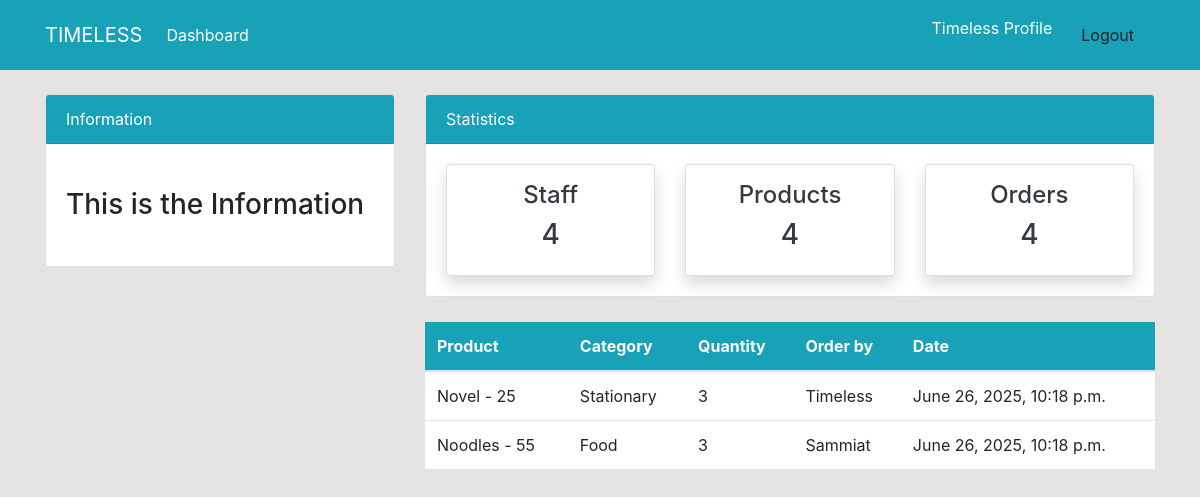
Page /order/ (signed in) on the earlier database version.
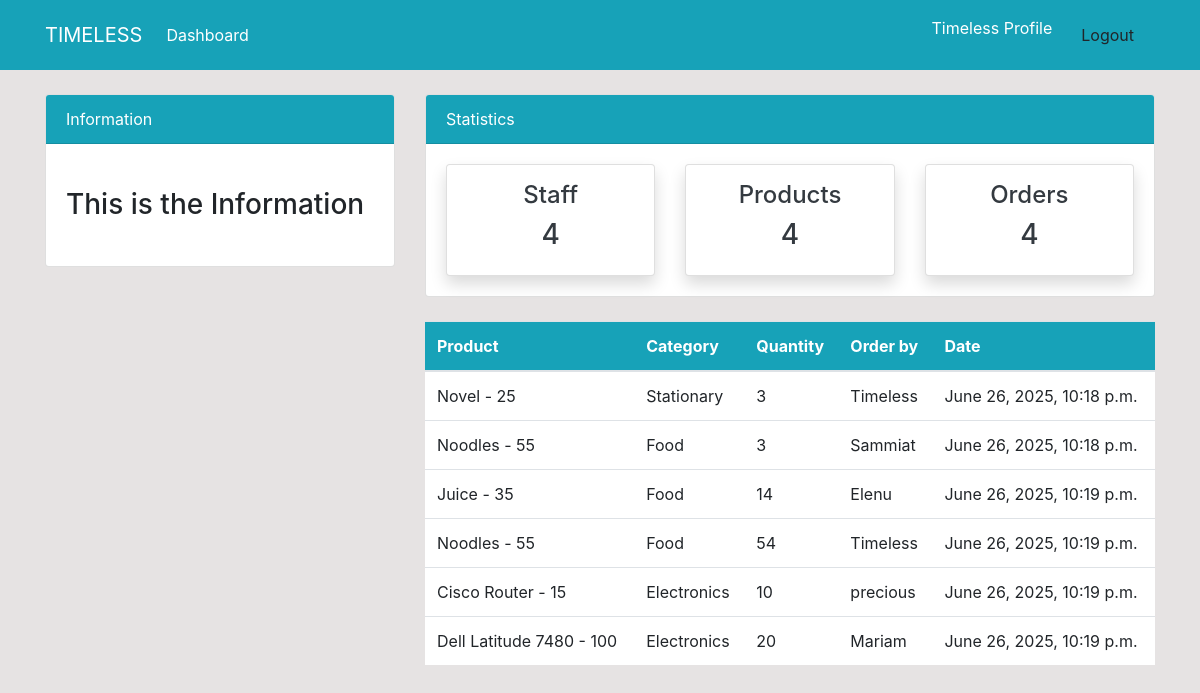
Same page on the later database version.
### dashboard/models.py (models this page shows, shortened)
class Order(models.Model):
    product = models.ForeignKey(Product, on_delete=models.CASCADE, null=True)
    staff = models.ForeignKey(User, on_delete=models.CASCADE, null=True)
    order_quantity = models.PositiveIntegerField(null=True)
    date = models.DateTimeField(auto_now_add=True)
    class Meta:
        verbose_name_plural = 'Order'

class Product(models.Model):
    name = models.CharField(max_length=100, null=True)
    category = models.CharField(max_length=20, choices=CATEGORY, null=True)
    quantity = models.PositiveIntegerField(null=True)
    class Meta:
        verbose_name_plural = 'Product'
    def __str__(self):
        return f'{self.name} - {self.quantity}'

### dashboard/views.py (the view)
# urls.py: path('order/', views.order, name='dashboard-order'),
@login_required
def order(request):
     orders = Order.objects.all()
     context = {
          'orders':orders
     }
     return render(request, 'dashboard/order.html', context)

### templates/dashboard/order.html (shortened to what this page needs)
 {% extends 'partials/base.html' %}
  {% block content %}
      {% include 'partials/topnav.html' %}
    <div class="container">
        <div class="row my-4">
            <div class="col-md-4">
            </div>
            <div class="col-md-8">
                <table class="table bg-white">
                    <thead class="bg-info">
                        <tr class="text-white">
                            <th scope="col">Product</th>
                            <th scope="col">Category</th>
                            <th scope="col">Quantity</th>
                            <th scope="col">Order by</th>
                            <th scope="col">Date</th>
                        </tr>
                    </thead>
                    <tbody>
                        {% for orders in orders%}
                        <tr>
                            <td>{{orders.product}}</td>
                            <td>{{orders.product.category}}</td>
                            <td>{{orders.order_quantity}}</td>
                            <td>
                                {{ orders.staff.username}}
                            </td>
                            <td>
                                {{ orders.date}}
                            </td>
                        </tr>
                        {% endfor %}
                    </tbody>
                </table>
            </div>
        </div>
    </div>
    {% endblock %}

### templates/partials/base.html (shortened to what this page needs)
{% load static %}
<!doctype html>
<html lang="en">
  <head>
    <link rel="stylesheet" href="https://cdn.jsdelivr.net/npm/bootstrap@4.6.2/dist/css/bootstrap.min.css">
    <link rel="stylesheet" href="{% static '/style.css' %}">
  </head>
  <body>
    {% include 'partials/nav.html' %}
    {% block content %}
    {% endblock %}
  </body>
</html>

### templates/partials/nav.html (shortened to what this page needs)
    <nav class="navbar navbar-expand-lg navbar-info bg-info">
        {% if user.is_authenticated %}
        <div class="container">
            <a class="navbar-brand text-white" href="{% url 'dashboard-index' %}">TIMELESS</a>
            <div class="collapse navbar-collapse" id="navbarSupportedContent">
                <ul class="navbar-nav mr-auto">
                    <li class="nav-item active">
                        <a class="nav-link text-white" href="{% url 'dashboard-index' %}">Dashboard </a>
                    </li>
                </ul>
                <ul class="navbar-nav ml-auto">
                    <li class="nav-item active">
                        <a class="nav-link text-white" href="{% url 'user-profile' %}">{{user.username}} Profile </a>
                    </li>
                    <form class="nav-link text-white" action="{% url 'user-logout' %}" method="post">
                         <button class="btn btn-" type="submit">Logout</button>
                    </form>
                </ul>
                {% endif %}
            </div>
        </div>
    </nav>

### templates/partials/topnav.html (shortened to what this page needs)
    <div class="container">
        <div class="row mt-4">
            <div class="col-md-4">
                <div class="card">
                    <div class="card-header bg-info text-white">
                        Information
                    </div>
                    <div class="card-body">
                        <marquee behavior="" direction="">
                            <h3 class="my-4">This is the Information</h3>
                        </marquee>
                    </div>
                </div>
            </div>
            <div class="col-md-8">
                <div class="card">
                    <div class="card-header bg-info text-white">
                        Statistics
                    </div>
                    <div class="card-body">
                        <div class="row">
                            <div class="col-md-4">
                                <a class="text-decoration-none text-dark" href="{% url 'dashboard-staff' %}" >
                                    <div class="card my-card shadow text-center p-3">
                                        <h4>Staff </h4>
                                        <h3>4</h3>
                                    </div>
                                </a>
                            </div>
                            <div class="col-md-4">
                                <a class="text-decoration-none text-dark" href="{% url 'dashboard-product' %}">
                                    <div class="card my-card shadow text-center p-3">
                                        <h4>Products </h4>
                                        <h3>4</h3>
                                    </div>
                                </a>
                            </div>
                            <div class="col-md-4">
                                <a class="text-decoration-none text-dark" href="{% url 'dashboard-order' %}">
                                    <div class="card my-card shadow text-center p-3">
                                        <h4>Orders </h4>
                                        <h3>4</h3>
                                    </div>
                                </a>
                            </div>
                        </div>
                    </div>
                </div>
            </div>
        </div>
    </div>

### static/style.css (style rules this page uses)
body { background: rgb(230, 227, 227); }

Differences in the rows shown:
added Order: product "Juice - 35", product.category "Food", order_quantity "14", staff.username "Elenu", date "June 26, 2025, 10:19 p.m."
added Order: product "Noodles - 55", product.category "Food", order_quantity "54", staff.username "Timeless", date "June 26, 2025, 10:19 p.m."
added Order: product "Cisco Router - 15", product.category "Electronics", order_quantity "10", staff.username "precious", date "June 26, 2025, 10:19 p.m."
added Order: product "Dell Latitude 7480 - 100", product.category "Electronics", order_quantity "20", staff.username "Mariam", date "June 26, 2025, 10:19 p.m."
